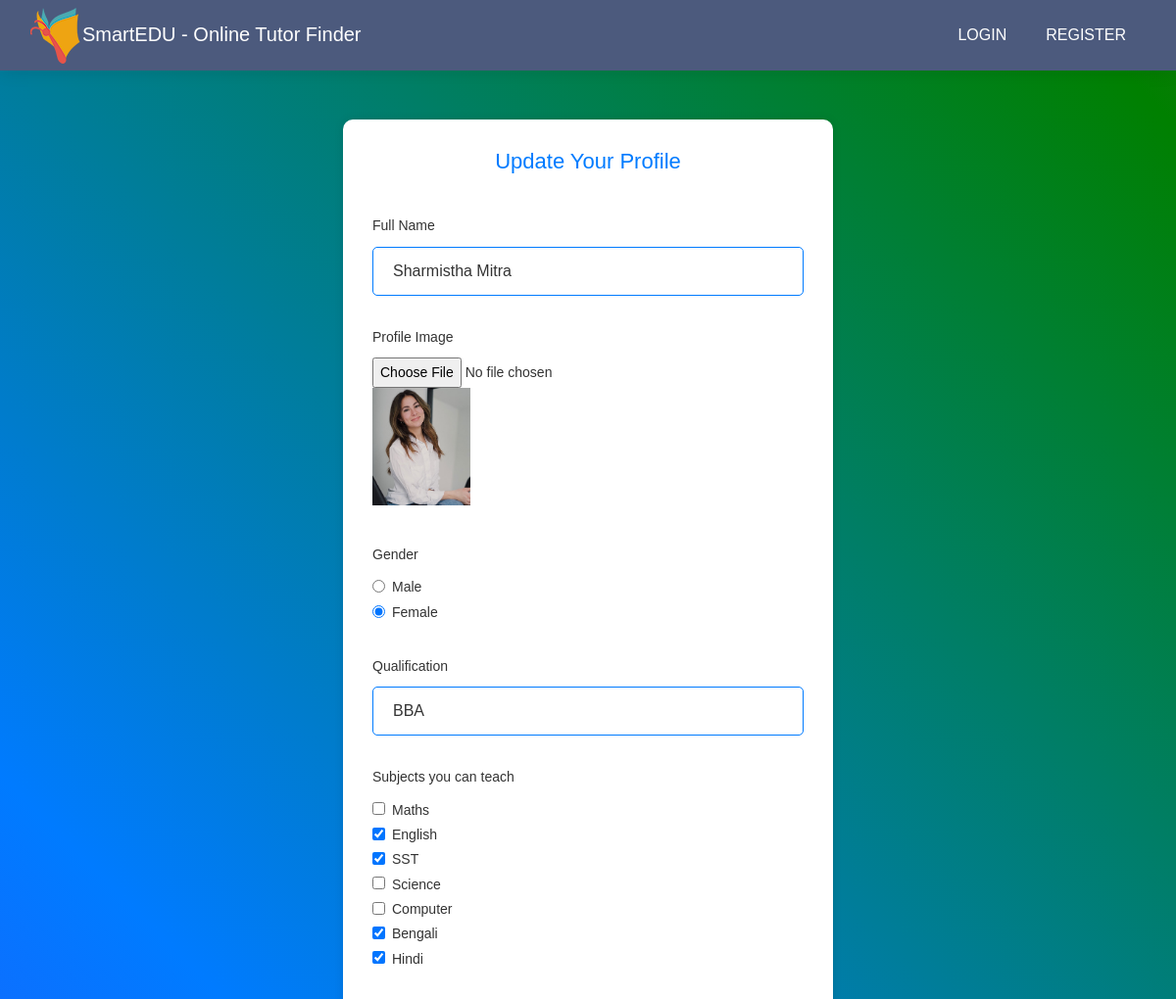
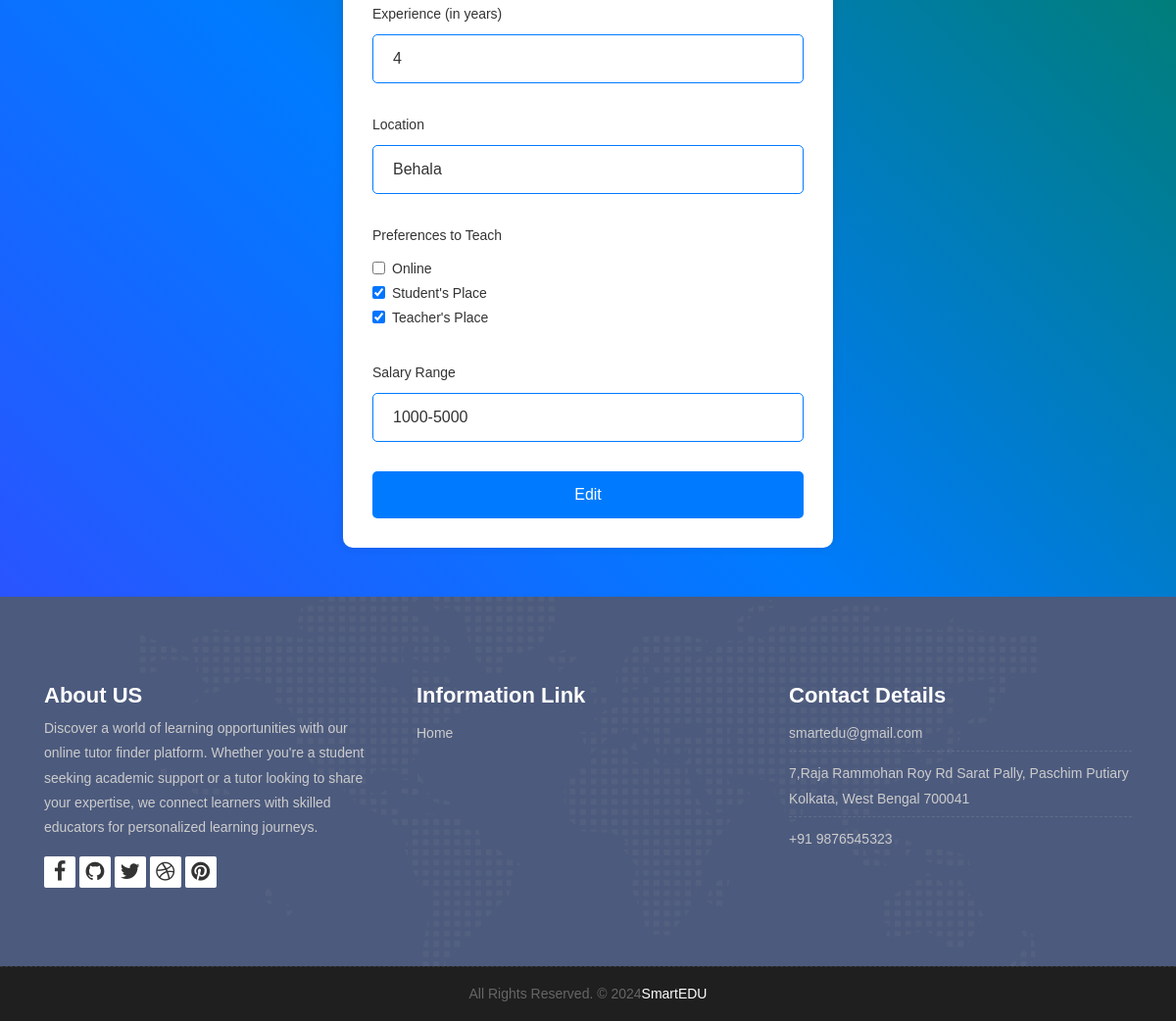
Page /edit.php?eid=1 on the committed database (2 pictures, top to bottom).
### tables this page shows
CREATE TABLE `teachprofile` (
  `teid` int(11) NOT NULL,
  `name` varchar(255) NOT NULL,
  `timg` varchar(255) NOT NULL,
  `gender` varchar(255) NOT NULL,
  `qualification` varchar(255) NOT NULL,
  `subjects` varchar(255) NOT NULL,
  `experience` varchar(255) NOT NULL,
  `location` varchar(255) NOT NULL,
  `preferences` varchar(255) NOT NULL,
  `salary` varchar(255) NOT NULL,
  `request` tinyint(1) DEFAULT 0
);

### edit.php (the view, shortened to what this page needs)
<?php
include("data/db.php");
if(isset($_GET['eid'])) {
    $tid = $_GET['eid'];
    $sel = "SELECT * FROM teachprofile WHERE teid = $tid";
    $rs = $con->query($sel);
    $row = $rs->fetch_assoc();
}
?>
<!DOCTYPE html>
<html lang="en">
    <link rel="stylesheet" href="css/bootstrap.min.css">
    <link rel="stylesheet" href="style.css">
    <link rel="stylesheet" href="css/versions.css">
    <link rel="stylesheet" href="css/responsive.css">
    <link rel="stylesheet" href="css/custom.css">
</head>
<body class="host_version">
<?php include("inc/navbart1.php"); ?>
        <div class="container1">
        <h2>Update Your Profile</h2>
        <form action="upd.php" method="post" enctype="multipart/form-data">
            <div class="form-group">
                <label for="fullName">Full Name</label>
                <input type="text" class="form-control" name="name" id="fullName" placeholder="Enter your full name" value="<?php echo $row['name'];?>">
            </div>
            <div class="form-group">
        <label for="profileImage">Profile Image</label>
        <input type="file" class="form-control-file" name="img" id="profileImage">
        <label><img src="pics/<?php echo $row['timg'];?>" style="width:100px;"></label>
    </div>
            <div class="form-group">
                <label>Gender</label>
                <div class="form-check">
                    <input class="form-check-input" type="radio" name="gender" id="male" value="Male" <?php if ($row['gender']=== "Male") echo "checked"; ?>>
                    <label class="form-check-label" for="male">
                        Male
                    </label>
                </div>
                <div class="form-check">
                    <input class="form-check-input" type="radio" name="gender" id="female" value="Female" <?php if ($row['gender']=== "Female") echo "checked"; ?>>
                    <label class="form-check-label" for="female">
                        Female
                    </label>
                </div>
    </div>
            <div class="form-group">
                <label for="qualification">Qualification</label>
                <input type="text" name="qual" class="form-control" id="qualification" placeholder="Enter your qualification" value="<?php echo $row['qualification'];?>">
            </div>
            <div class="form-group">
                <label>Subjects you can teach</label>
                <?php
                $sb=explode(",",$row['subjects']);
                ?>
                <div class="form-check">
                    <input class="form-check-input" type="checkbox" name="sub[]" value="Maths" <?php if (in_array("Maths",$sb)){echo "checked"; }?> id="subjectMaths">
                    <label class="form-check-label" for="subjectMaths">
                        Maths
                    </label>
                </div>
                <div class="form-check">
                    <input class="form-check-input" type="checkbox" name="sub[]" value="English" <?php if (in_array("English",$sb)){echo "checked"; }?> id="subjectEnglish">
                    <label class="form-check-label" for="subjectEnglish">
                        English
                    </label>
                </div>
                <div class="form-check">
                    <input class="form-check-input" type="checkbox" name="sub[]" value="SST" <?php if (in_array("SST",$sb)){echo "checked"; }?> id="subjectSST">
                    <label class="form-check-label" for="subjectSST">
                        SST
                    </label>
                </div>
                <div class="form-check">
                    <input class="form-check-input" type="checkbox" name="sub[]" value="Science" <?php if (in_array("Science",$sb)){echo "checked"; }?> id="subjectScience">
                    <label class="form-check-label" for="subjectScience">
                        Science
                    </label>
                </div>
                <div class="form-check">
                    <input class="form-check-input" type="checkbox" name="sub[]" value="Computer" <?php if (in_array("Computer",$sb)){echo "checked"; }?> id="subjectComputer">
                    <label class="form-check-label" for="subjectComputer">
                        Computer
                    </label>
                </div>
                <div class="form-check">
                    <input class="form-check-input" type="checkbox" name="sub[]" value="Bengali" <?php if (in_array("Bengali",$sb)){echo "checked"; }?> id="subjectBengali">
                    <label class="form-check-label" for="subjectBengali">
                        Bengali
                    </label>
                </div>
                <div class="form-check">
                    <input class="form-check-input" type="checkbox" name="sub[]" value="Hindi" <?php if (in_array("Hindi",$sb)){echo "checked"; }?> id="subjectHindi">
                    <label class="form-check-label" for="subjectHindi">
                        Hindi
                    </label>
                </div>
            </div>
            <div class="form-group">
                <label for="experience">Experience (in years)</label>
                <input type="number" name="exp" class="form-control" id="experience" placeholder="Enter your experience" value="<?php echo $row['experience'];?>">
            </div>
            <div class="form-group">
                <label for="experience">Location</label>
                <input type="text" name="loc" class="form-control" id="location" placeholder="Enter your location" value="<?php echo $row['location'];?>">
            </div>
            <div class="form-group">
                <label>Preferences to Teach</label>
                <div class="form-check">
                    <input class="form-check-input" type="checkbox" name="teach[]" value="Online" <?php if (strpos($row['preferences'], "Online") !== false) echo "checked"; ?> id="teachOnline">
                    <label class="form-check-label" for="teachOnline">
                        Online
                    </label>
                </div>
                <div class="form-check">
                    <input class="form-check-input" type="checkbox" name="teach[]" value="Student's Place" <?php if (strpos($row['preferences'], "Student's Place") !== false) echo "checked"; ?> id="teachStudentsPlace">
                    <label class="form-check-label" for="teachStudentsPlace">
                        Student's Place
                    </label>
                </div>
                <div class="form-check">
                    <input class="form-check-input" type="checkbox" name="teach[]" value="Teacher's Place" <?php if (strpos($row['preferences'], "Teacher's Place") !== false) echo "checked"; ?> id="teachTeachersPlace">
                    <label class="form-check-label" for="teachTeachersPlace">
                        Teacher's Place
                    </label>
                </div>
            </div>
            <div class="form-group">
                <label for="salaryRange">Salary Range</label>
                <input type="text" name="sal" class="form-control" id="salaryRange" placeholder="Enter your salary range" value="<?php echo $row['salary'];?>">
            </div>
            <button type="submit" name="edit" class="btn btn-primary btn-block">Edit</button>
        </form>
    </div>
    <div class="copyrights">
        <div class="container">
            <div class="footer-distributed">
                <div class="footer-center">
                    <p class="footer-company-name">All Rights Reserved. &copy; 2024<a href="index.php">SmartEDU</a></p>
                </div>
            </div>
        </div>
    </div>
</body>
</html>

### style.css (style rules this page uses)
body { color: #333333; font-size: 14px; font-family: 'Rubik', sans-serif; line-height: 1.80857; }
html, body { height: 100%; }
a { color: #1f1f1f; text-decoration: none !important; outline: none !important; -webkit-transition: all .3s ease-in-out; -moz-transition: all .3s ease-in-out; -ms-transition: all .3s ease-in-out; -o-transition: all .3s ease-in-out; transition: all .3s ease-in-out; }
h1, h2, h3, h4, h5, h6 { letter-spacing: 0; font-weight: normal; position: relative; padding: 0 0 10px 0; font-weight: normal; line-height: 120% !important; color: #1f1f1f; margin: 0 }
h2 { font-size: 22px }
h3 { font-size: 18px }
a { color: #1f1f1f; text-decoration: none; outline: none; }
a, .btn { text-decoration: none !important; outline: none !important; -webkit-transition: all .3s ease-in-out; -moz-transition: all .3s ease-in-out; -ms-transition: all .3s ease-in-out; -o-transition: all .3s ease-in-out; transition: all .3s ease-in-out; }
.footer { padding: 90px 0 80px !important; color: #cccccc; background:#4c5a7d url('images/world-map.png') no-repeat center; }
.footer .widget-title { position: relative; display: block; margin-bottom: 10px; }
.footer .widget-title h3 { color: #fff; font-weight: 700; font-size: 22px; padding: 0; margin: 0; line-height: 1 !important; }
.footer-links { list-style: none; padding: 0; }
.footer-links a { color: #cccccc; }
.footer-links li { margin-bottom: 5px; display: block; width: 100%; padding: 5px 0px; border-bottom: 1px dashed rgba(255, 255, 255, 0.1); }
.footer-links li:last-child { margin-bottom: 0; padding-bottom: 0; border: 0; }
.copyrights { border-top: 1px dashed rgba(255, 255, 255, 0.1); background-color: #1f1f1f; box-sizing: border-box; width: 100%; text-align: left; padding: 10px 0px; overflow: hidden; }
.footer-distributed .footer-company-name { font-weight: 300; margin: 0 10px; color: #666; padding: 5px 0px; }
.footer-distributed .footer-company-name a { color: #ffffff; }
.footer-links-soi { margin: 0px; padding: 0px; }
.footer-links-soi li { display: inline-block; }
.footer-links-soi li a { background: #ffffff; color: #333333; width: 32px; height: 32px; display: block; font-size: 22px; text-align: center; line-height: 32px; border-radius: 2px; }
.footer-links-soi li a i { -webkit-transition: all 0.6s ease; -o-transition: all 0.6s ease; transition: all 0.6s ease; }
.footer-center { text-align: center; }

### edit.php (style rules this page uses)
body { background: linear-gradient(45deg, #ff8a00, #e52e71, #ff0099, #5c24fe, #007bff, #008000, #e52e71, #ff8a00); background-size: 400% 400%; animation: gradientBG 15s ease infinite; font-family: Arial, sans-serif; }
.container1 { max-width: 500px; margin: 50px auto; background-color: #fff; padding: 30px; border-radius: 10px; box-shadow: 0px 0px 10px rgba(0, 0, 0, 0.1); }
.container1 h2 { text-align: center; margin-bottom: 30px; color: #007bff; }
.form-group { margin-bottom: 30px; }
.form-control { border: 1px solid #007bff; border-radius: 5px; padding: 12px 20px; background-color: #fff; color: #333; box-shadow: none; }
.btn-primary { background-color: #007bff; border: none; border-radius: 5px; padding: 12px 30px; color: #fff; cursor: pointer; }
.form-check-label { margin-right: 20px; }

### rows in the picture
teachprofile: name "Sharmistha Mitra", timg (picture), gender "☐ Male", gender "☑ Female", qual "BBA", subjects "☑", exp "4", loc "Behala", preferences "☑", sal "1000-5000"
